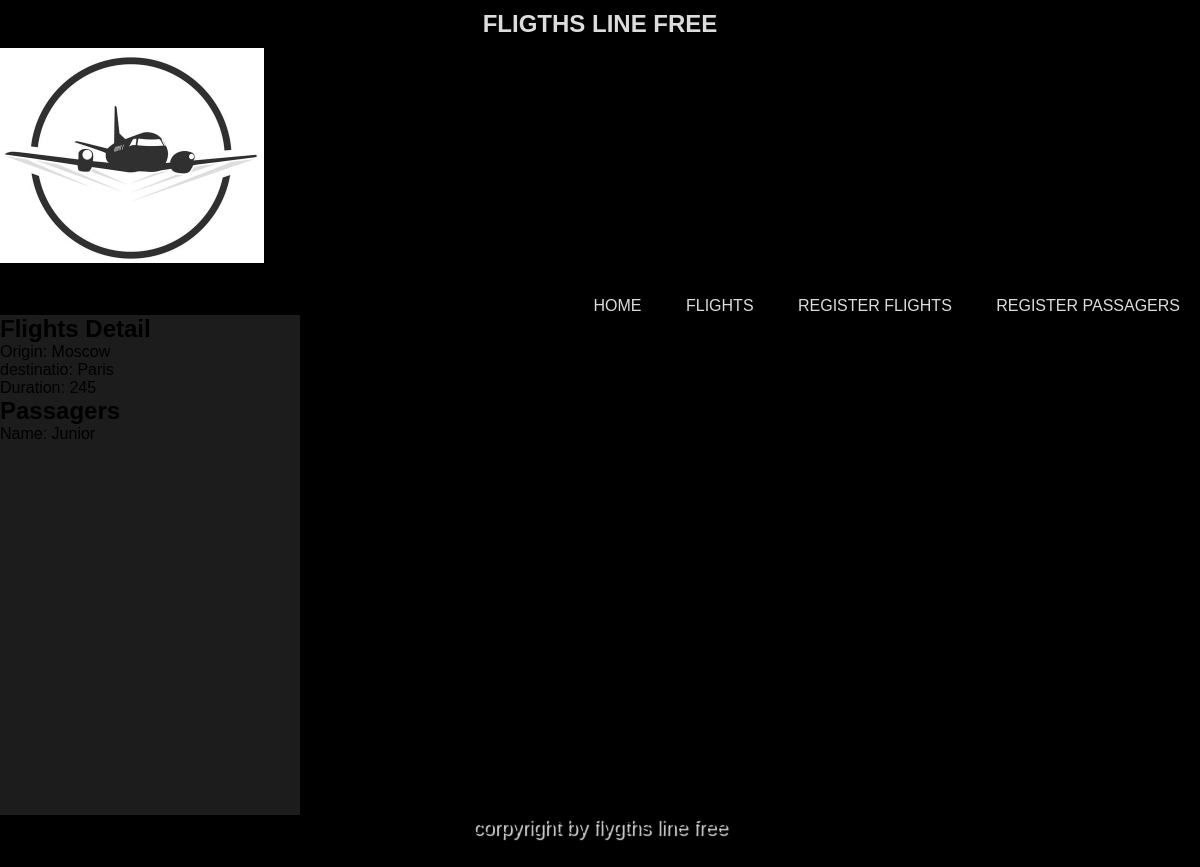
The page /flights/5 on the database its author committed.
### app.py (models this page shows)
class Flights(db.Model):
	id = db.Column(db.Integer, primary_key=True)
	origin = db.Column(db.String(80), nullable=False)
	destination = db.Column(db.String(80), nullable=False)
	duration = db.Column(db.Integer, nullable=False)

class Passengers(db.Model):
	id = db.Column(db.Integer, primary_key=True)
	name = db.Column(db.String)
	flight_id = db.Column(db.Integer)

### app.py (the view)
@app.route("/flights/<int:flight_id>")
def  flights_detail(flight_id):
	flights = Flights.query.filter_by(id=flight_id)
	passengers = Passengers.query.filter_by(flight_id=flight_id)
	return render_template("flights_detail.html", flights=flights, passengers=passengers)

### templates/flights_detail.html (shortened to what this page needs)
{% extends "base.html"%}
	{% block body%}
		<h2>Flights Detail</h2>
		{% for flight in flights %}
			<ul>
				<li> Origin: {{ flight.origin }} </li>
				<li> destinatio: {{ flight.destination }} </li>
				<li> Duration: {{ flight.duration }} </li>
			</ul>
		{% endfor%}
		<h2> Passagers </h2>
		<ul>
			{% for passenger in passengers %}
				<li>Name: {{ passenger.name }}</li>
			{% else %}
				<li> No Passangers</li>
			{% endfor %}
		</ul>
	{% endblock %}

### static/style.css (style rules this page uses)
body { background-color:#000000; }
* { margin: 0; padding: 0; font-family: Helvetica, arial; }
h2 { margin: 10px; }

### rows shown on the page
Flights: origin "Moscow", destination "Paris", duration "245"
Passengers: name "Junior"
